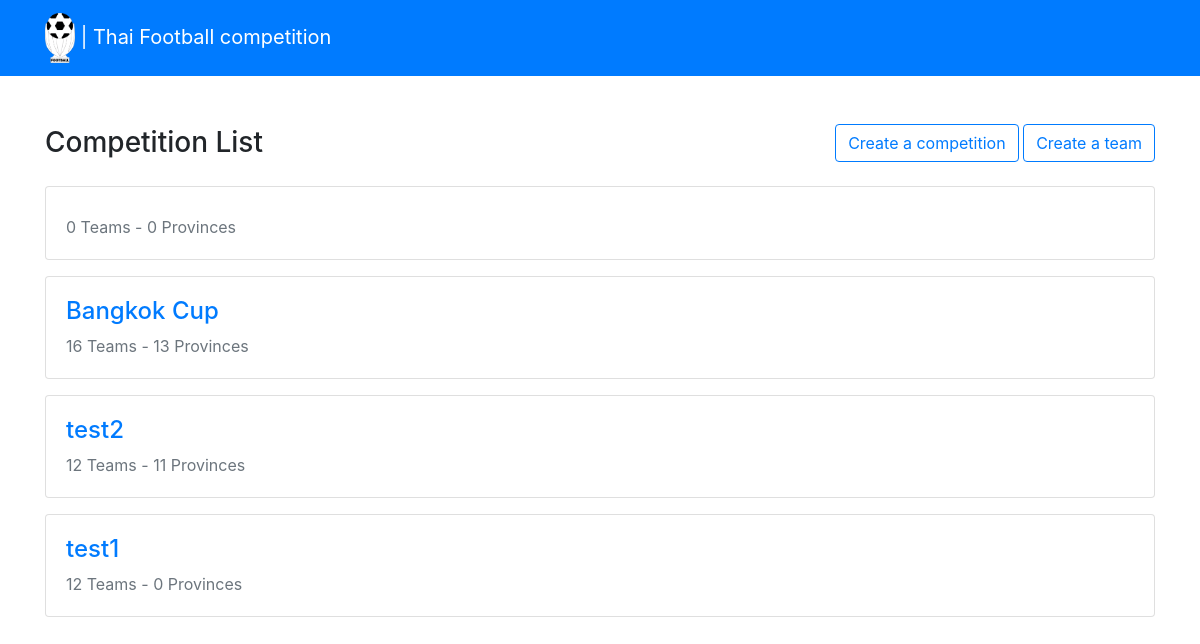
The page / on the database its author committed.
### tables this page shows
CREATE TABLE `competitions` (
  `id` int(11) NOT NULL,
  `name` varchar(60) NOT NULL,
  `slug` varchar(60) NOT NULL,
  `max_teams` int(11) NOT NULL,
  `banner` text NOT NULL
);

### index.php (the view, shortened to what this page needs)
<?php
  include_once('connect.php');
?>
<!DOCTYPE html>
<html lang="en">
  <head>
    <link rel="stylesheet" href="./assets/compiled/css/bootstrap.css" />
  </head>
  <body>
    <?php
      $sql = "SELECT c.* , COUNT(ap.provinces_id) AS count_province FROM competitions c LEFT JOIN allowed_provinces ap ON c.id = ap.competitions_id GROUP BY c.id ORDER BY c.id DESC";
      $result = $conn->query($sql);
    ?>
    <?php
    include('navbar.php');
    ?>
    <main class="container py-5">
      <header class="mb-4 d-flex align-items-center justify-content-between">
        <h3 class="mb-0">Competition List</h3>
        <div>
          <a class="btn btn-outline-primary" href="create.php">Create a competition</a>
          <a class="btn btn-outline-primary" href="team_create.php">Create a team</a>
        </div>
      </header>
      <section class="competition-list">
        <?php
          while($detail = $result->fetch_assoc()){
        ?>
        <a href="detail.php?competition_slug=<?=$detail['slug']?>">
          <article class="competition-box card mb-3">
            <div class="card-body">
              <h4><?=$detail['name']?></h4>
              <p class="text-muted mb-0"><?=$detail['max_teams']?> Teams - <?=$detail['count_province']?> Provinces</p>
            </div>
          </article>
        </a>
        <?php
          }
        ?>
      </section>
    </main>
  </body>
</html>

### rows shown on the page
competitions: max_teams "0", count_province "0"
competitions: name "Bangkok Cup", max_teams "16", count_province "13"
competitions: name "test2", max_teams "12", count_province "11"
competitions: name "test1", max_teams "12", count_province "0"
